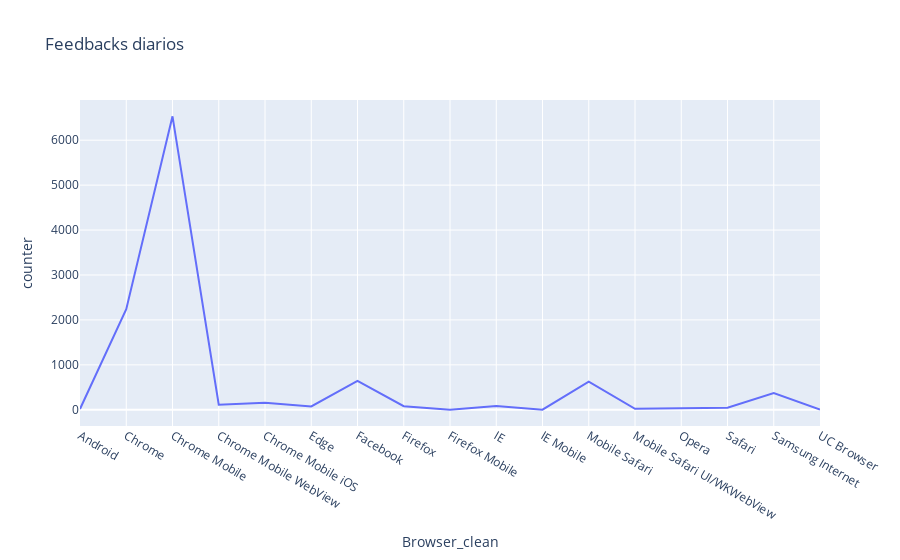

Here is the notebook cell this chart was saved with:
### Code cell
print(df_browser.counter.mean())
px.line(df_browser, x="Browser_clean", y="counter", title="Feedbacks diarios")

### Figure 1 — Plotly figure (JSON) as saved in the notebook; plotly's stock layout.template omitted (floating-point values rounded to 4 significant figures)
{"data": [{"hovertemplate": "Browser_clean=%{x}<br>counter=%{y}<extra></extra>", "legendgroup": "", "line": {"color": "#636efa", "dash": "solid"}, "marker": {"symbol": "circle"}, "mode": "lines", "name": "", "orientation": "v", "showlegend": false, "type": "scatter", "x": ["Android", "Chrome", "Chrome Mobile", "Chrome Mobile WebView", "Chrome Mobile iOS", "Edge", "Facebook", "Firefox", "Firefox Mobile", "IE", "IE Mobile", "Mobile Safari", "Mobile Safari UI/WKWebView", "Opera", "Safari", "Samsung Internet", "UC Browser"], "xaxis": "x", "y": [18, 2240, 6532, 114, 158, 74, 644, 80, 2, 82, 2, 624, 22, 34, 46, 374, 4], "yaxis": "y"}], "layout": {"legend": {"tracegroupgap": 0}, "title": {"text": "Feedbacks diarios"}, "xaxis": {"anchor": "y", "domain": [0, 1], "title": {"text": "Browser_clean"}}, "yaxis": {"anchor": "x", "domain": [0, 1], "title": {"text": "counter"}}}}
